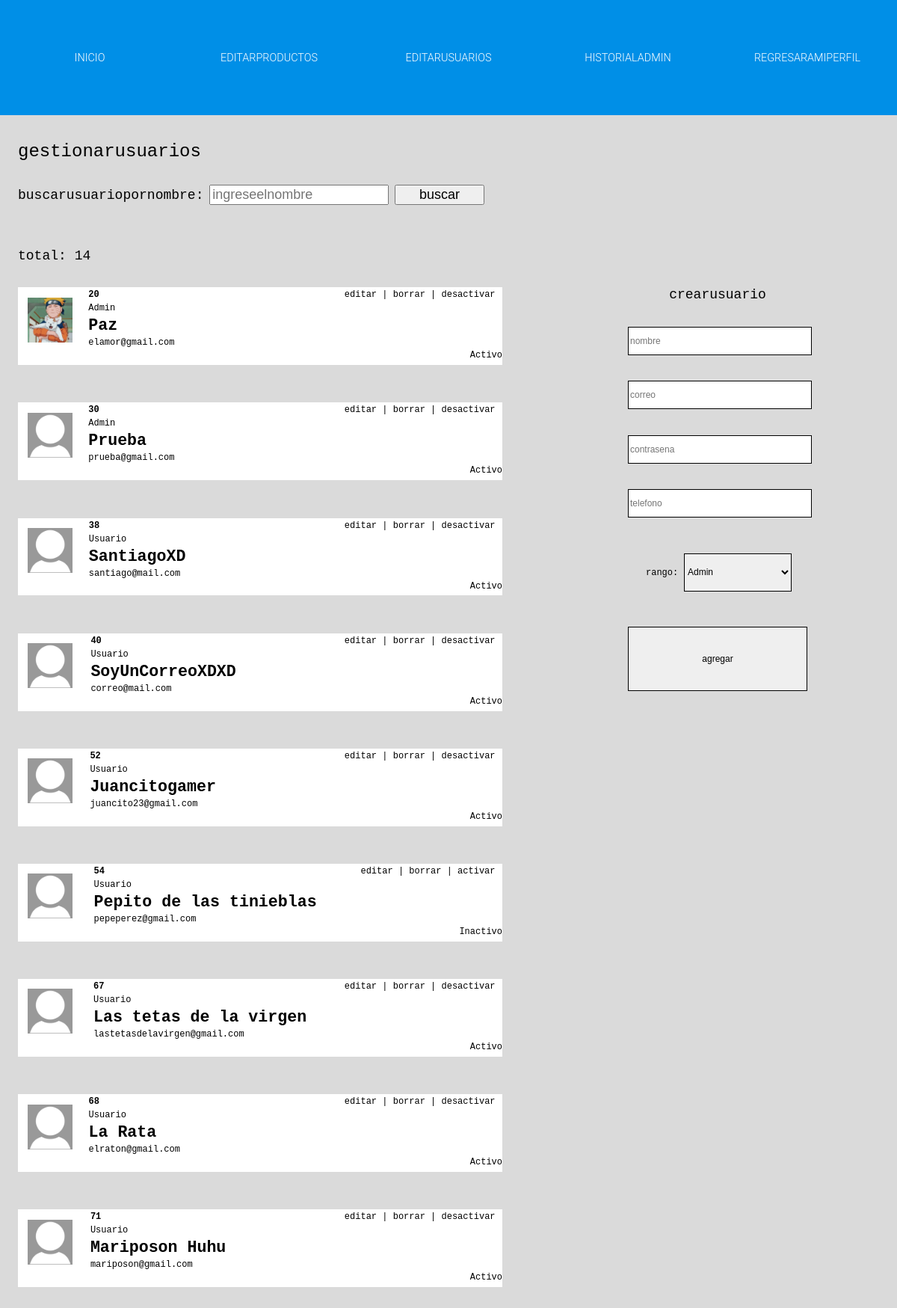
The page /panel/editar (signed in) on the database its author committed.
### tables this page shows
CREATE TABLE `USUARIOS` (
  `uid` int(11) NOT NULL,
  `nombre` varchar(40) NOT NULL,
  `correo` varchar(60) NOT NULL,
  `contrasena` varchar(250) NOT NULL,
  `telefono` int(32) NOT NULL,
  `avatar` varchar(50) DEFAULT NULL,
  `rango` int(2) NOT NULL,
  `estado` int(2) NOT NULL
);

CREATE TABLE `USUARIOS_Rangos` (
  `rid` int(2) NOT NULL,
  `nombre` varchar(16) NOT NULL,
  `color` varchar(10) NOT NULL
);

CREATE TABLE `USUARIOS_Estado` (
  `eid` int(2) NOT NULL,
  `nombre` varchar(15) NOT NULL
);

### libs/view.php (called while the page is built, shortened)
<?php
class View
{
    public function render($nombre)
    {
        require 'views/' . $nombre . '.php';
    }
}

### controllers/Panel_Controller.php (called while the page is built, shortened)
<?php
class Panel_Controller extends controller
{
    public function editar()
    {
        $this->view->render('login/panel/editarusuario');
    }
}

### index.php (called while the page is built, shortened)
<?php
require 'libs/view.php';
$app = new App();

### traduccion/Translate.php (called while the page is built, shortened)
<?php
class Translate
{
    protected static $conf;
    public static function init($locale = null, $path = null)
    {
        self::$conf = new \stdClass;
    }
    private static function setLocale($locale = null)
    {
        isset($locale)
        ? self::$conf->locale = $locale
        : self::$conf->locale = null;
    }
    private static function setDictionary($path = null)
    {
        isset($path)
        ? self::$conf->dictionary = include $path
        : self::$conf->dictionary = null;
    }
    public static function __($phrase)
    {
        if (isset(self::$conf->locale) && isset(self::$conf->dictionary)) {
            return self::$conf->dictionary[$phrase];
        } else {
            return $phrase;
        }
    }
}

### views/login/panel/editarusuario.php (the view, shortened to what this page needs)
<?php
require_once 'traduccion/Translate.php';
require 'libs/connect.php';
if (isset($_SESSION['uid'])) {
    $records = $conn->prepare('SELECT * FROM USUARIOS WHERE uid = :id');
    $records->bindParam(':id', $_SESSION['uid']);
    $records->execute();
    $results = $records->fetch(PDO::FETCH_ASSOC);
    $user = null;
    if (count($results) > 0) {
        $user = $results;
    }
    $records = $conn->prepare('SELECT * FROM USUARIOS_Rangos WHERE rid = :id');
    $records->bindParam(':id', $user['rango']);
    $records->execute();
    $results = $records->fetch(PDO::FETCH_ASSOC);
    if (count($results) > 0) {
        $rango = $results;
    }
} else {
    header("Location: ../login");
    echo "Acceso denegado";
    die();
}
?>
<!DOCTYPE html>
<html lang="en">
<head>
  <link rel="stylesheet" href="../public/css/login/panelusuarios.css">
</head>
<body>
<nav class="noselect">
  <ul class="main-menu" id="main-menu">
    <li><a href="<?php echo constant('URL'); ?>"><?=Translate::__('inicio');?></a></li>
    <li><a href="<?php echo constant('URL'); ?>panel/producto"><?=Translate::__('editarproductos');?></a></li>
    <li><a href="<?php echo constant('URL'); ?>panel/editar"><?=Translate::__('editarusuarios');?></a></li>
    <li><a href="<?php echo constant('URL'); ?>panel/historialadmin"><?=Translate::__('historialadmin');?></a></li>
    <li><a href="<?php echo constant('URL'); ?>perfil?uid=<?php echo $_SESSION['uid'] ?>"><?=Translate::__('regresaramiperfil');?></a></li>
  </ul>
</nav>
<h1 id="gestionarh1"><?=Translate::__('gestionarusuarios');?></h1>
<?php
    $records = $conn->prepare('SELECT COUNT(uid) FROM USUARIOS;');
    $records->execute();
    $results = $records->fetch(PDO::FETCH_ASSOC);
    $cantidad = null;
    if (count($results) > 0) {
        $cantidad = $results;
    }
    ?>
<form action="editar" method="POST">
<label for="buscar"><?=Translate::__('buscarusuariopornombre');?>:</label><br>
<input name="buscar" type="text" placeholder="<?=Translate::__('ingreseelnombre');?>" id="inputnombre">
<input type="submit" value="<?=Translate::__('buscar');?>" id="inputbuscar">
</form>
<p id="total"><?=Translate::__('total');?>: <?php echo $cantidad['COUNT(uid)'] ?></p>
<section id="main">
      <?php
if($user['rango'] == '1'){
  if(isset($_POST['buscar'])){
    $buscStr = $_POST['buscar'];
    $buscStr = trim($buscStr);
    $buscStr = strtolower($buscStr);
    $data = $conn->query("SELECT * FROM USUARIOS WHERE nombre LIKE '%$buscStr%' AND rango = '2'");
  }
  else{
    $data = $conn->query("SELECT * FROM USUARIOS WHERE rango = '2'")->fetchAll();
  }
}
else if($user['rango'] == '3'){
  if(isset($_POST['buscar'])){
    $buscStr = $_POST['buscar'];
    $buscStr = trim($buscStr);
    $buscStr = strtolower($buscStr);
    $data = $conn->query("SELECT * FROM USUARIOS WHERE nombre LIKE '%$buscStr%' AND rango <= '2'");
  }
  else{
    $data = $conn->query("SELECT * FROM USUARIOS WHERE rango <= '2'")->fetchAll();
  }
}
foreach ($data as $row) {
    $records = $conn->prepare('SELECT * FROM USUARIOS_Rangos WHERE rid = :id');
    $records->bindParam(':id', $row['rango']);
    $records->execute();
    $results = $records->fetch(PDO::FETCH_ASSOC);
    $ran = null;
    if (count($results) > 0) {
        $ran = $results;
    }
      $records = $conn->prepare('SELECT * FROM USUARIOS_Estado WHERE eid = :id');
      $records->bindParam(':id', $row['estado']);
      $records->execute();
      $results = $records->fetch(PDO::FETCH_ASSOC);
      $estado = null;
      if (count($results) > 0) {
          $estado = $results;
      }
    ?>
    <div class="usuarios">
    <img src="../<?php echo $row['avatar']; ?>" />
    <table class="options">
      <tr>
        <td><a href="editarperfil?uid=<?php echo $row['uid']; ?>"><?=Translate::__('editar');?></a> | <a
        href="editar?borrar=<?php echo $row['uid']; ?>" onclick="return Confirmar (this.form)"><?=Translate::__('borrar');?></a> |
        <?php if($row['estado'] == 1){ ?>
        <a href="editar?desactivar=<?php echo $row['uid']; ?>"><?=Translate::__('desactivar');?></a></td> <?php } ?>
        <?php if($row['estado'] == 2){ ?>
        <a href="editar?activar=<?php echo $row['uid']; ?>"><?=Translate::__('activar');?></a></td> <?php } ?>
      </tr>
    </table>
    <table>
      <tr>
        <td class="id"><?php echo $row['uid']; ?></td></tr>
        <tr><td class="rango" <?php if ($ran['rid'] == 4) { ?>style="color: red!important;"<?php } ?>><?php echo $ran['nombre']; ?></td></tr>
        <tr><td class="nombre"><?php echo $row['nombre']; ?></td></tr>
        <tr><td class="correo"><?php echo $row['correo']; ?></td></tr>
    </table>
    <p class="estado"><?php echo $estado['nombre']; ?></p>
    </div>
      <?php }
?>
</section>
<div class="crear">
<h1 id="crearh1"><?=Translate::__('crearusuario');?></h1>
  <form action="editar" method="POST">
    <input name="nombre" type="text" placeholder="<?=Translate::__('nombre');?>">
    <input name="correo" type="text" placeholder="<?=Translate::__('correo');?>">
    <input name="contrasena" type="text" placeholder="<?=Translate::__('contrasena');?>">
    <input name="telefono" type="text" placeholder="<?=Translate::__('telefono');?>">
    <p>
      <label for="select"><?=Translate::__('rango');?>:</label>
      <select name="rango" id="select">
        <?php
if($user['rango'] == '1'){
$data = $conn->query("SELECT * FROM USUARIOS_Rangos WHERE rid = '2'")->fetchAll();
}
else if($user['rango'] == '3'){
  $data = $conn->query("SELECT * FROM USUARIOS_Rangos WHERE rid <= '2'")->fetchAll();
}
else if($user['rango'] == '4'){
  $data = $conn->query("SELECT * FROM USUARIOS_Rangos")->fetchAll();
}
foreach ($data as $row)
{?>
        <option value="<?php echo $row['rid']; ?>"><?php echo $row['nombre']; ?></option>
        <?php }?>
      </select>
    </p>
    <input type="submit" value="<?=Translate::__('agregar');?>">
  </form>
</div>
</body>
</html>

### public/css/login/panelusuarios.css (style rules this page uses)
body { margin: 0; padding: 0; background: #dadada; font-family: monospace; height: 150vh; }
a { text-decoration: none; color: white; }
nav { background: #008fe7; width: 100%; height: 9vh; }
img { max-width: 100%; }
.main-menu { width: 100%; height: 9vh; display: flex; flex-direction: column; flex-wrap: nowrap; align-items: center; margin: 0; padding: 0; visibility: hidden; }
@media all and (min-width: 768px) { .main-menu { flex-direction: row; visibility: visible; } }
@media all and (min-width: 768px) { .main-menu li { background: none !important; padding: 0.5em !important; font-weight: 300 !important; text-transform: uppercase; font-size: 1.2vw !important; } }
.main-menu li { background: rgba(0, 0, 0, 0.9); width: 100%; padding: 2.3em 0; text-align: center; float: left; margin: 0; list-style: none; color: black; font-family: "Roboto", sans-serif; font-weight: 900; font-size: 3vw; }
#main { float: left; display: grid; position: relative; grid-template-columns: repeat(auto-fit, minmax(150px, 1fr)); gap: 16px; width: 60%; height: 80vh; overflow-y: scroll; }
#total { display: grid; grid-column: 1; margin: 2vh 2vw; height: 1em; font-size: 1.2vw; color: black; font-weight: 500; }
#gestionarh1 { display: grid; grid-column: 1; margin: 2vh 2vw; height: 1em; width: 50%; font-size: 2vw; color: black; font-weight: 500; }
#total { font-size: 1.5vw; margin-left: 2vw; }
form label { font-size: 1.5vw; margin-left: 2vw; }
#inputnombre { font-size: 1.5vw; }
#inputbuscar { font-size: 1.5vw; width: 10vw; margin-bottom: 2vw; }
.usuarios { grid-column: 1; float: left; margin: 0 2vw; width: 90%; height: auto; background: white; margin-bottom: 2vh; }
.usuarios img { float: left; margin: 0.2% 0.2%; padding: 1vw; width: 5vw; height: 5vw; }
.usuarios .id { float: left; margin-left: 4%; font-size: 1vw; font-weight: 900; }
.usuarios .nombre { float: left; margin-left: 4%; font-size: 1.8vw; white-space: nowrap; font-weight: 900; }
.usuarios .correo { float: left; margin-left: 4%; font-size: 1vw; white-space: nowrap; }
.usuarios .rango { float: left; margin-left: 4%; font-size: 1vw; white-space: nowrap; }
.options { float: right; margin-right: 1%; font-size: 1vw; white-space: nowrap; }
.options a { color: black !important; }
.estado { float: right; color: black !important; margin: 0; padding: 0; font-size: 1vw; position: relative; bottom: 0; }
.crear { margin: 0 auto; width: 20%; display: flex; flex-direction: column; align-items: center; }
#crearh1 { margin: 0 auto; height: 1em; font-size: 1.5vw; color: black; font-weight: 500; }
.crear form { display: block; margin: 0 auto; }
.crear input { width: 100%; height: 2vh; font-size: 1vw; margin-top: 2vh; border: 0.1vw solid black; }
.crear p { display: block; width: auto; }
.crear select { width: 60%; height: 3vh; font-size: 1vw; margin-top: 2vh; border: 0.1vw solid black; }
.crear label { width: 100%; height: 3vh; font-size: 1vw; margin-top: 2vh; }
.crear input[type="submit"] { width: 100%; height: 5vh; font-size: 1vw; margin-top: 2vh; }

### rows shown on the page
usuarios: avatar (picture), uid "20", usuarios_rangos.nombre "Admin", nombre "Paz", correo "elamor@gmail.com", usuarios_estado.nombre "Activo"
usuarios: avatar (placeholder picture), uid "30", usuarios_rangos.nombre "Admin", nombre "Prueba", correo "prueba@gmail.com", usuarios_estado.nombre "Activo"
usuarios: avatar (placeholder picture), uid "38", usuarios_rangos.nombre "Usuario", nombre "SantiagoXD", correo "santiago@mail.com", usuarios_estado.nombre "Activo"
usuarios: avatar (placeholder picture), uid "40", usuarios_rangos.nombre "Usuario", nombre "SoyUnCorreoXDXD", correo "correo@mail.com", usuarios_estado.nombre "Activo"
usuarios: avatar (placeholder picture), uid "52", usuarios_rangos.nombre "Usuario", nombre "Juancitogamer", correo "juancito23@gmail.com", usuarios_estado.nombre "Activo"
usuarios: avatar (placeholder picture), uid "54", usuarios_rangos.nombre "Usuario", nombre "Pepito de las tinieblas", correo "pepeperez@gmail.com", usuarios_estado.nombre "Inactivo"
usuarios: avatar (placeholder picture), uid "67", usuarios_rangos.nombre "Usuario", nombre "Las tetas de la virgen", correo "lastetasdelavirgen@gmail.com", usuarios_estado.nombre "Activo"
usuarios: avatar (placeholder picture), uid "68", usuarios_rangos.nombre "Usuario", nombre "La Rata", correo "elraton@gmail.com", usuarios_estado.nombre "Activo"
usuarios: avatar (placeholder picture), uid "71", usuarios_rangos.nombre "Usuario", nombre "Mariposon Huhu", correo "mariposon@gmail.com", usuarios_estado.nombre "Activo"

### other values the page prints
Translate::__('inicio') "INICIO"
Translate::__('editarproductos') "EDITARPRODUCTOS"
Translate::__('editarusuarios') "EDITARUSUARIOS"
Translate::__('historialadmin') "HISTORIALADMIN"
Translate::__('regresaramiperfil') "REGRESARAMIPERFIL"
Translate::__('gestionarusuarios') "gestionarusuarios"
Translate::__('buscarusuariopornombre') "buscarusuariopornombre"
Translate::__('total') "total"
$cantidad['COUNT(uid)'] "14"
Translate::__('crearusuario') "crearusuario"
Translate::__('rango') "rango"
form field rango "Admin"
